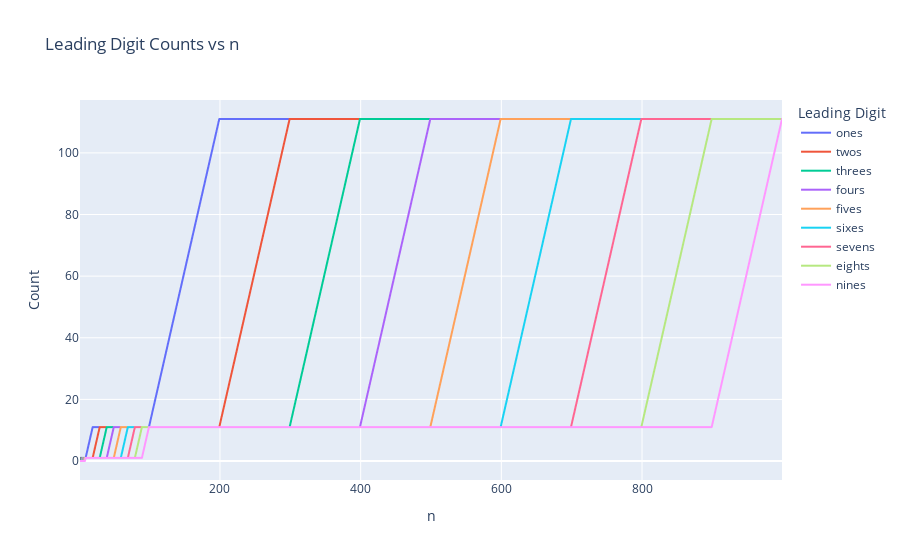

Notebook source saved alongside this figure:
### Code cell
myrange = 1000

def count_leading_digit(n, m):
    if not (1 <= m <= 9):
        raise ValueError("Leading digit must be between 1 and 9")

    count = 0
    k = 0
    while True:
        # Compute the range [low, high] where numbers have length k+1 and start with digit m
        low = m * 10**k
        high = (m + 1) * 10**k - 1
        if low > n:
            break
        count += max(0, min(high, n) - low + 1)
        k += 1
    return count

ones = []
twos = []
threes = []
fours = []
fives = []
sixes = []
sevens = []
eights = []
nines = []

for i in range(1, myrange):
    ones.append(count_leading_digit(i, 1))
    twos.append(count_leading_digit(i, 2))
    threes.append(count_leading_digit(i, 3))
    fours.append(count_leading_digit(i, 4))
    fives.append(count_leading_digit(i, 5))
    sixes.append(count_leading_digit(i, 6))
    sevens.append(count_leading_digit(i, 7))
    eights.append(count_leading_digit(i, 8))
    nines.append(count_leading_digit(i, 9))
df2 = pd.DataFrame({
    'n': np.arange(1, myrange),
    'ones': ones,
    'twos': twos,
    'threes': threes,
    'fours': fours,
    'fives': fives,
    'sixes': sixes,
    'sevens': sevens,
    'eights': eights,
    'nines': nines
})
df2
fig2 = px.line(df2, x='n', y=df2.columns[1:], title='Leading Digit Counts vs n', labels={'value': 'Count', 'variable': 'Leading Digit'})
fig2.show()

### Figure 1 — Plotly figure (JSON) as saved in the notebook; plotly's stock layout.template omitted (floating-point values rounded to 4 significant figures; data arrays with more than 128 entries replaced by an {"elided": "..."} marker saying what was removed)
{"data": [{"hovertemplate": "Leading Digit=ones<br>n=%{x}<br>Count=%{y}<extra></extra>", "legendgroup": "ones", "line": {"color": "#636efa", "dash": "solid"}, "marker": {"symbol": "circle"}, "mode": "lines", "name": "ones", "showlegend": true, "type": "scattergl", "x": {"elided": "999 int values"}, "xaxis": "x", "y": {"elided": "999 int values"}, "yaxis": "y"}, {"hovertemplate": "Leading Digit=twos<br>n=%{x}<br>Count=%{y}<extra></extra>", "legendgroup": "twos", "line": {"color": "#EF553B", "dash": "solid"}, "marker": {"symbol": "circle"}, "mode": "lines", "name": "twos", "showlegend": true, "type": "scattergl", "x": {"elided": "999 int values"}, "xaxis": "x", "y": {"elided": "999 int values"}, "yaxis": "y"}, {"hovertemplate": "Leading Digit=threes<br>n=%{x}<br>Count=%{y}<extra></extra>", "legendgroup": "threes", "line": {"color": "#00cc96", "dash": "solid"}, "marker": {"symbol": "circle"}, "mode": "lines", "name": "threes", "showlegend": true, "type": "scattergl", "x": {"elided": "999 int values"}, "xaxis": "x", "y": {"elided": "999 int values"}, "yaxis": "y"}, {"hovertemplate": "Leading Digit=fours<br>n=%{x}<br>Count=%{y}<extra></extra>", "legendgroup": "fours", "line": {"color": "#ab63fa", "dash": "solid"}, "marker": {"symbol": "circle"}, "mode": "lines", "name": "fours", "showlegend": true, "type": "scattergl", "x": {"elided": "999 int values"}, "xaxis": "x", "y": {"elided": "999 int values"}, "yaxis": "y"}, {"hovertemplate": "Leading Digit=fives<br>n=%{x}<br>Count=%{y}<extra></extra>", "legendgroup": "fives", "line": {"color": "#FFA15A", "dash": "solid"}, "marker": {"symbol": "circle"}, "mode": "lines", "name": "fives", "showlegend": true, "type": "scattergl", "x": {"elided": "999 int values"}, "xaxis": "x", "y": {"elided": "999 int values"}, "yaxis": "y"}, {"hovertemplate": "Leading Digit=sixes<br>n=%{x}<br>Count=%{y}<extra></extra>", "legendgroup": "sixes", "line": {"color": "#19d3f3", "dash": "solid"}, "marker": {"symbol": "circle"}, "mode": "lines", "name": "sixes", "showlegend": true, "type": "scattergl", "x": {"elided": "999 int values"}, "xaxis": "x", "y": {"elided": "999 int values"}, "yaxis": "y"}, {"hovertemplate": "Leading Digit=sevens<br>n=%{x}<br>Count=%{y}<extra></extra>", "legendgroup": "sevens", "line": {"color": "#FF6692", "dash": "solid"}, "marker": {"symbol": "circle"}, "mode": "lines", "name": "sevens", "showlegend": true, "type": "scattergl", "x": {"elided": "999 int values"}, "xaxis": "x", "y": {"elided": "999 int values"}, "yaxis": "y"}, {"hovertemplate": "Leading Digit=eights<br>n=%{x}<br>Count=%{y}<extra></extra>", "legendgroup": "eights", "line": {"color": "#B6E880", "dash": "solid"}, "marker": {"symbol": "circle"}, "mode": "lines", "name": "eights", "showlegend": true, "type": "scattergl", "x": {"elided": "999 int values"}, "xaxis": "x", "y": {"elided": "999 int values"}, "yaxis": "y"}, {"hovertemplate": "Leading Digit=nines<br>n=%{x}<br>Count=%{y}<extra></extra>", "legendgroup": "nines", "line": {"color": "#FF97FF", "dash": "solid"}, "marker": {"symbol": "circle"}, "mode": "lines", "name": "nines", "showlegend": true, "type": "scattergl", "x": {"elided": "999 int values"}, "xaxis": "x", "y": {"elided": "999 int values"}, "yaxis": "y"}], "layout": {"legend": {"title": {"text": "Leading Digit"}, "tracegroupgap": 0}, "title": {"text": "Leading Digit Counts vs n"}, "xaxis": {"anchor": "y", "domain": [0, 1], "title": {"text": "n"}}, "yaxis": {"anchor": "x", "domain": [0, 1], "title": {"text": "Count"}}}}
